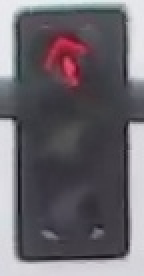
#> input picture jupyterwork/traffic_light_images/test/red/02ebf5b7-739f-4a80-a719-e0c465a5d390.jpg, 72 x 138 px (shown 2 times larger)
$ python -i Traffic_Light_Classifier.py   (imports and definitions only)
#> lines starting #> are read from the running program, lines starting #| are printed output that depends on the picture; after the words box and inside, x2 and y2 are one past the last pixel; in counts of white or black regions, pixels touching at a corner belong together

# coding: utf-8

import cv2 # computer vision library
from IPython import get_ipython

import jupyterwork.helpers as helpers # helper functions
import jupyterwork.test_functions as test_functions

import random
import numpy as np
import matplotlib.pyplot as plt
import matplotlib.image as mpimg
# [1 line not run here, left out]

# Image data directories
IMAGE_DIR_TRAINING = "traffic_light_images/training/"
IMAGE_DIR_TEST = "traffic_light_images/test/"

# Using the load_dataset function in helpers.py
# Load training data
# [1 line that did not run here, left out]


# [42 lines left out: functions show_img, standardize_input, one_hot_encode, standardize, not called in this run]

# Standardize all training images
# [1 line that did not run here, left out]

# [17 lines left out: functions show_std_img, get_example_by_label, not called in this run]

def show_image(img):
    print("Shape: (height, width, channel)", img[0].shape, " Label:", img[1])
    plt.imshow(img[0])

def create_hsv_feature(rgb_image):
    import math
    feature = [0, 0, 0]
    ## TODO: Convert image to HSV color space
    hsv = cv2.cvtColor(rgb_image, cv2.COLOR_RGB2HSV)
    # HSV channels
    h = hsv[:,:,0]
    s = hsv[:,:,1]
    v = hsv[:,:,2]

    # Add up all the pixel values in the H channel
    sum_h = np.sum(hsv[:,:,0])
    area = hsv.shape[0] * hsv.shape[1]
    avg_h = sum_h / area

    # Add up all the pixel values in the S channel
    sum_s = np.sum(hsv[:,:,1])
    avg_s = sum_s / area

    # Add up all the pixel values in the V channel
    sum_v = np.sum(hsv[:,:,2])
    avg_v = sum_v / area

    ## TODO: Create and return a feature value and/or vector
    feature = [math.floor(avg_h), math.floor(avg_s), math.floor(avg_v)]
    #feature = [sum_h, sum_s, sum_v]
    return feature

def create_red_mask(rgb_image):
    # RED mask
    lower_red = np.array([180,50,50])
    upper_red = np.array([255,180,180])
    mask = cv2.inRange(rgb_image, lower_red, upper_red)

    # Bitwise-AND mask and original image
    res = cv2.bitwise_and(rgb_image, rgb_image, mask= mask)
    return res

def create_yellow_mask(rgb_image):
    # YELLOW mask
    lower_yellow = np.array([200,200,150])
    upper_yellow = np.array([255,255,200])
    mask = cv2.inRange(rgb_image, lower_yellow, upper_yellow)

    # Bitwise-AND mask and original image
    res = cv2.bitwise_and(rgb_image, rgb_image, mask= mask)
    return res

def create_green_mask(rgb_image):
    # GREEN mask
    lower_green = np.array([120,128,130])
    upper_green = np.array([150,255,140])
    mask = cv2.inRange(rgb_image, lower_green, upper_green)

    # Bitwise-AND mask and original image
    res = cv2.bitwise_and(rgb_image, rgb_image, mask= mask)
    return res

def crop_and_blur_image(image):
    row = 5
    col = 10
    img = image.copy()
    img = img[row:-row, col:-col, :]
    img = cv2.GaussianBlur(img, (3, 3), 0)
    return img

# (Optional) Add more image analysis and create more features
def create_rgb_feature(image):
    import math
    rgb_image = crop_and_blur_image(image.copy())

    # RGB channels
    r = rgb_image[:,:,0]
    g = rgb_image[:,:,1]
    b = rgb_image[:,:,2]

    # Add up all the pixel values in the R channel
    sum_r = np.sum(rgb_image[:,:,0])
    area = rgb_image.shape[0] * rgb_image.shape[1]
    avg_r = sum_r / area

    # Add up all the pixel values in the G channel
    sum_g = np.sum(rgb_image[:,:,1])
    avg_g = sum_g / area

    # Add up all the pixel values in the B channel
    sum_b = np.sum(rgb_image[:,:,2])
    avg_b = sum_b / area

    ## TODO: Create and return a feature value and/or vector
    feature = [math.floor(avg_r), math.floor(avg_g), math.floor(avg_g)]
    #feature = [sum_r, sum_g, sum_b]
    return feature

def get_brightest_spot(image):
    rgb_image = crop_and_blur_image(image.copy())
    gray = cv2.cvtColor(rgb_image, cv2.COLOR_BGR2GRAY)
    (minVal, maxVal, minLoc, maxLoc) = cv2.minMaxLoc(gray)
    return maxLoc

# This function should take in RGB image input
# Analyze that image using your feature creation code and output a one-hot encoded label
def estimate_label_based_on_hsv(rgb_image):
    predicted_label = [0, 0, 0]
    red_masked_hsv = [0, 0, 0]
    yellow_masked_hsv = [0, 0, 0]
    green_masked_hsv = [0, 0, 0]

    rgb_image = crop_and_blur_image(rgb_image)
    # create masked images for original image
    red_masked = create_red_mask(rgb_image)  # red masked
    yellow_masked = create_yellow_mask(rgb_image) # yellow masked
    green_masked = create_green_mask(rgb_image) # green masked

    original_hsv = create_hsv_feature(rgb_image)

     # get HSV feature's h values for all masked images
    red_masked_hsv_h = create_hsv_feature(red_masked)[0]
    yellow_masked_hsv_h = create_hsv_feature(yellow_masked)[0]
    green_masked_hsv_h = create_hsv_feature(green_masked)[0]

     # get HSV feature's s values for all masked images
    red_masked_hsv_s = create_hsv_feature(red_masked)[1]
    yellow_masked_hsv_s = create_hsv_feature(yellow_masked)[1]
    green_masked_hsv_s = create_hsv_feature(green_masked)[1]

    # get HSV feature's v values for all masked images
    red_masked_hsv_v = create_hsv_feature(red_masked)[2]
    yellow_masked_hsv_v = create_hsv_feature(yellow_masked)[2]
    green_masked_hsv_v = create_hsv_feature(green_masked)[2]

    # compare v values
    if red_masked_hsv_v >= yellow_masked_hsv_v and red_masked_hsv_v >= green_masked_hsv_v:
        predicted_label[0] = 1  # predict red
    if yellow_masked_hsv_v > red_masked_hsv_v and yellow_masked_hsv_v >= green_masked_hsv_v:
        predicted_label[1] = 1  # predict yellow
    if green_masked_hsv_v > red_masked_hsv_v and green_masked_hsv_v > yellow_masked_hsv_v:
        predicted_label[2] = 1  # predict green
        if green_masked_hsv_s < red_masked_hsv_s:
            predicted_label[0] = 1 # predict red
            predicted_label[2] = 0 # remove green prediction

    return predicted_label, original_hsv

def estimate_label_based_on_rgb(rgb_image):
    predicted_label = [0, 0, 0]
    l = create_rgb_feature(rgb_image)
    r, g, b = l[0], l[1], l[2]
    if r > g and r > b:
        predicted_label[0] = 1 #red
    elif g > r and b > r and (g == b):
        predicted_label[2] = 1 #green
    elif  r > g and r > b and (g == b):
        predicted_label[1] = 1 #yellow
    return predicted_label, [r, g, b]

def estimate_label_based_on_brightspot_location(rgb_image):
    predicted_label = [0, 0, 0]
    bright_spot = get_brightest_spot(rgb_image)
    if bright_spot[1] <= 10:
        predicted_label[0] = 1 #red
    elif bright_spot[1] >= 11 and bright_spot[1] < 18:
        predicted_label[1] = 1 #yellow
    elif bright_spot[1] >= 18:
        predicted_label[2] = 1 #green
    return predicted_label, bright_spot


# CLASSIFIER --------
def estimate_label(rgb_image):

    ## TODO: Extract feature(s) from the RGB image and use those features to
    ## classify the image and output a one-hot encoded label
    result_hsv, hsv = estimate_label_based_on_hsv(rgb_image)
    result_rgb, rgb = estimate_label_based_on_rgb(rgb_image)
    result_loc, loc = estimate_label_based_on_brightspot_location(rgb_image)

    predicted_label = [x+y+z for x, y, z in zip(result_hsv, result_rgb, result_loc)]
    result = [0, 0, 0]
    max_val = max(predicted_label)
    if max_val != 0:
        for idx, label in enumerate(predicted_label):
#             print(idx, label, max_val, label/max_val)
            if (label / max_val) == 1.0:
                result[idx] = 1
                break

    return result

# Using the load_dataset function in helpers.py
# Load test data
# [1 line that did not run here, left out]

# Standardize the test data
# [1 line that did not run here, left out]

# Shuffle the standardized test data
# [1 line not run here, left out]

# [27 lines left out: function get_misclassified_images, not called in this run]


# Find all misclassified images in a given test set
# [1 line that did not run here, left out]

# Accuracy calculations
# [1 line that did not run here, left out]
# [1 line that did not run here, left out]
# [1 line that did not run here, left out]

# [2 lines not run here, left out]

# Importing the tests
# [1 line that did not run here, left out]

# [5 lines not run here, left out]


# In[305]:


# [1 line that did not run here, left out]
i = 0

misclassified_green = []

# [12 lines not run here, left out]

>>> import cv2
>>> picture = cv2.cvtColor(cv2.imread('../jupyterwork/traffic_light_images/test/red/02ebf5b7-739f-4a80-a719-e0c465a5d390.jpg'), cv2.COLOR_BGR2RGB)
>>> result = estimate_label(picture)
#> in crop_and_blur_image, `img = img[row:-row, col:-col, :]`:
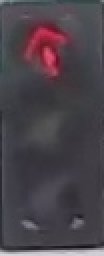
#> img: shape (128, 52, 3) (shown 2 times larger); mean R, G, B 74.4, 67, 74.2
#> in create_red_mask, `mask = cv2.inRange(rgb_image, lower_red, upper_red)`:
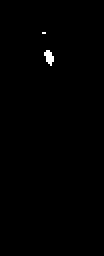
#> mask: shape (128, 52) (shown 2 times larger); 0.41% white in thin lines or dots, all inside (x1, y1, x2, y2) = (21, 16, 27, 33)
#> in create_yellow_mask, `mask = cv2.inRange(rgb_image, lower_yellow, upper_yellow)`: mask: shape (128, 52); every value is 0
#> in create_yellow_mask, `res = cv2.bitwise_and(rgb_image, rgb_image, mask= mask)`: res: shape (128, 52, 3); every value is 0
#> in create_green_mask, `mask = cv2.inRange(rgb_image, lower_green, upper_green)`: mask: shape (128, 52); 0.12% white in thin lines or dots
#> in create_hsv_feature, `hsv = cv2.cvtColor(rgb_image, cv2.COLOR_RGB2HSV)`: hsv: shape (128, 52, 3); mean H, S, V 129.3, 35.4, 79.2
#> in create_hsv_feature, `h = hsv[:,:,0]`:
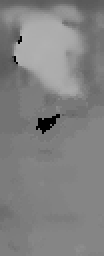
#> h: shape (128, 52) (shown 2 times larger); min 0, max 178, mean 129.3
#> in create_hsv_feature, `s = hsv[:,:,1]`:
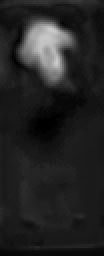
#> s: shape (128, 52) (shown 2 times larger); min 0, max 203, mean 35.4
#> in create_hsv_feature, `v = hsv[:,:,2]`:
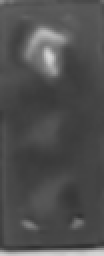
#> v: shape (128, 52) (shown 2 times larger); min 49, max 214, mean 79.2
#> in create_hsv_feature, `sum_h = np.sum(hsv[:,:,0])`: sum_h = 860871
#> in create_hsv_feature, `avg_h = sum_h / area`: avg_h = 129.3
#> in create_hsv_feature, `sum_s = np.sum(hsv[:,:,1])`: sum_s = 235831
#> in create_hsv_feature, `avg_s = sum_s / area`: avg_s = 35.43
#> in create_hsv_feature, `sum_v = np.sum(hsv[:,:,2])`: sum_v = 526886
#> in create_hsv_feature, `avg_v = sum_v / area`: avg_v = 79.16
#> in create_hsv_feature, `feature = [math.floor(avg_h), math.floor(avg_s), math.floor(avg_v)]`: feature = [129, 35, 79]
#> in create_hsv_feature (call 2), `hsv = cv2.cvtColor(rgb_image, cv2.COLOR_RGB2HSV)`: hsv: shape (128, 52, 3); mean H, S, V 0.7, 0.7, 0.8
#> in estimate_label_based_on_hsv, `red_masked_hsv_h = create_hsv_feature(red_masked)[0]`: red_masked_hsv_h = 0
#> in create_hsv_feature (call 4), `hsv = cv2.cvtColor(rgb_image, cv2.COLOR_RGB2HSV)`: hsv: shape (128, 52, 3); mean H, S, V 0.2, 0, 0.2
#> in estimate_label, `result_hsv, hsv = estimate_label_based_on_hsv(rgb_image)`: result_hsv = [1, 0, 0]; hsv = [129, 35, 79]
#> in create_rgb_feature, `g = rgb_image[:,:,1]`:
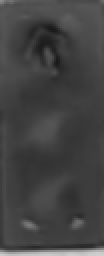
#> g: shape (128, 52) (shown 2 times larger); min 24, max 207, mean 67.1
#> in create_rgb_feature, `b = rgb_image[:,:,2]`:
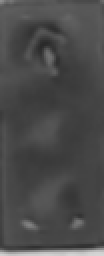
#> b: shape (128, 52) (shown 2 times larger); min 41, max 213, mean 74.3
#> in create_rgb_feature, `sum_r = np.sum(rgb_image[:,:,0])`: sum_r = 495414
#> in create_rgb_feature, `avg_r = sum_r / area`: avg_r = 74.43
#> in create_rgb_feature, `sum_g = np.sum(rgb_image[:,:,1])`: sum_g = 446345
#> in create_rgb_feature, `avg_g = sum_g / area`: avg_g = 67.06
#> in create_rgb_feature, `sum_b = np.sum(rgb_image[:,:,2])`: sum_b = 494264
#> in create_rgb_feature, `avg_b = sum_b / area`: avg_b = 74.26
#> in create_rgb_feature, `feature = [math.floor(avg_r), math.floor(avg_g), math.floor(avg_g)]`: feature = [74, 67, 67]
#> in estimate_label_based_on_rgb, `r, g, b = l[0], l[1], l[2]`: r = 74; g = 67
#> in estimate_label, `result_rgb, rgb = estimate_label_based_on_rgb(rgb_image)`: result_rgb = [1, 0, 0]; rgb = [74, 67, 67]
#> in get_brightest_spot, `(minVal, maxVal, minLoc, maxLoc) = cv2.minMaxLoc(gray)`: minVal = 42; maxVal = 209; minLoc = (26, 14); maxLoc = (48, 127)
#> in estimate_label, `result_loc, loc = estimate_label_based_on_brightspot_location(rgb_image)`: result_loc = [0, 0, 1]; loc = (48, 127)
#> in estimate_label, `predicted_label = [x+y+z for x, y, z in zip(result_hsv, result_rgb, re..`: predicted_label = [2, 0, 1]
#> in estimate_label, `max_val = max(predicted_label)`: max_val = 2
#> the loop in estimate_label, `for idx, label in enumerate(predicted_label):` made 1 pass
#> label on pass 1: 2
#> after the loop in estimate_label, `for idx, label in enumerate(predicted_label):`: result = [1, 0, 0]
#> result = [1, 0, 0]

$ run again, on jupyterwork/traffic_light_images/test/red/1ce0f4af-30ba-48d0-98b8-a4da99071975.jpg
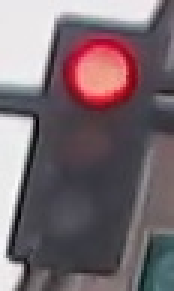
#> input picture jupyterwork/traffic_light_images/test/red/1ce0f4af-30ba-48d0-98b8-a4da99071975.jpg, 58 x 97 px (shown 3 times larger)
#> in create_red_mask, `mask = cv2.inRange(rgb_image, lower_red, upper_red)`:
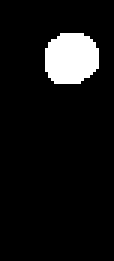
#> mask: shape (87, 38) (shown 3 times larger); 7.8% white; 1 white region, box (x1, y1, x2, y2) and area: (15, 11, 33, 28) 257
#> sum_h = 448690
#> avg_h = 135.7
#> sum_s = 171773
#> avg_s = 51.96
#> sum_v = 352447
#> avg_v = 106.6
#> in create_hsv_feature, `feature = [math.floor(avg_h), math.floor(avg_s), math.floor(avg_v)]`: feature = [135, 51, 106]
#> red_masked_hsv_h = 6
#> yellow_masked_hsv_h = 0
#> red_masked_hsv_s = 10
#> yellow_masked_hsv_s = 0
#> red_masked_hsv_v = 18
#> yellow_masked_hsv_v = 0
#> in estimate_label, `result_hsv, hsv = estimate_label_based_on_hsv(rgb_image)`: result_hsv = [1, 0, 0]; hsv = [135, 51, 106]
#> in create_rgb_feature, `b = rgb_image[:,:,2]`:
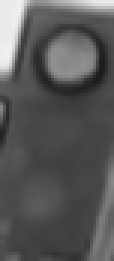
#> b: shape (87, 38) (shown 3 times larger); min 28, max 240, mean 87.6
#> sum_r = 342124
#> avg_r = 103.5
#> sum_g = 265556
#> avg_g = 80.33
#> sum_b = 289708
#> avg_b = 87.63
#> in create_rgb_feature, `feature = [math.floor(avg_r), math.floor(avg_g), math.floor(avg_g)]`: feature = [103, 80, 80]
#> in estimate_label_based_on_rgb, `r, g, b = l[0], l[1], l[2]`: r = 103; g = 80
#> result_rgb = [1, 0, 0]; rgb = [103, 80, 80]
#> minVal = 30; maxVal = 238; minLoc = (34, 22); maxLoc = (5, 6)
#> result_loc = [1, 0, 0]; loc = (5, 6)
#> predicted_label = [3, 0, 0]
#> max_val = 3
#> the loop in estimate_label, `for idx, label in enumerate(predicted_label):` made 1 pass
#> label on pass 1: 3
#> after the loop in estimate_label, `for idx, label in enumerate(predicted_label):`: result = [1, 0, 0]
